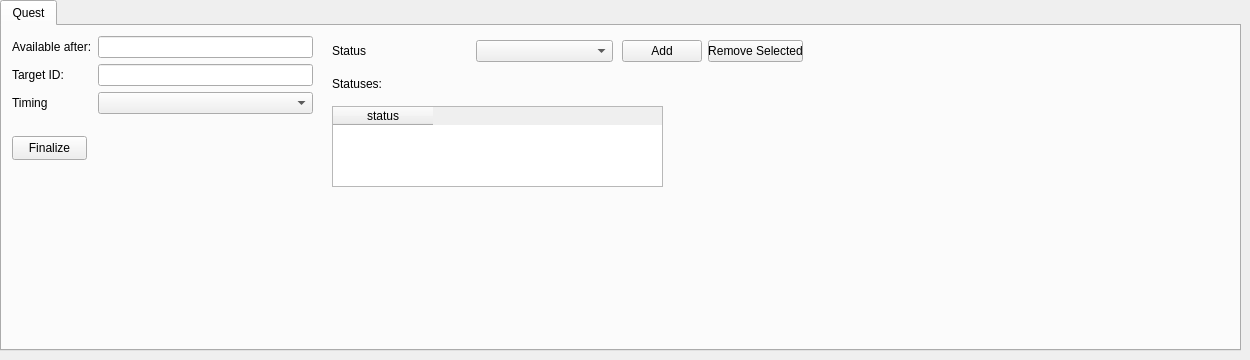
    <widget class="QWidget" name="tab_17">
     <attribute name="title">
      <string>Any</string>
     </attribute>
     <widget class="QTabWidget" name="tabWidget_8">
      <property name="geometry">
       <rect>
        <x>0</x>
        <y>0</y>
        <width>1241</width>
        <height>351</height>
       </rect>
      </property>
      <property name="currentIndex">
       <number>0</number>
      </property>
      <widget class="QWidget" name="tab_33">
       <attribute name="title">
        <string>Quest</string>
       </attribute>
       <widget class="QWidget" name="gridLayoutWidget_30">
        <property name="geometry">
         <rect>
          <x>10</x>
          <y>10</y>
          <width>301</width>
          <height>80</height>
         </rect>
        </property>
        <layout class="QGridLayout" name="gridLayout_21">
         <item row="1" column="0">
          <widget class="QLabel" name="label_76">
           <property name="text">
            <string>Target ID:</string>
           </property>
          </widget>
         </item>
         <item row="0" column="1">
          <widget class="QLineEdit" name="fld_avail_qs"/>
         </item>
         <item row="1" column="1">
          <widget class="QLineEdit" name="fld_tid_qs"/>
         </item>
         <item row="0" column="0">
          <widget class="QLabel" name="label_75">
           <property name="toolTip">
            <string>&lt;html&gt;&lt;head/&gt;&lt;body&gt;&lt;p&gt;Minutes that must have passed since completing the quest target for this quest to become available&lt;/p&gt;&lt;/body&gt;&lt;/html&gt;</string>
           </property>
           <property name="text">
            <string>Available after:</string>
           </property>
          </widget>
         </item>
         <item row="2" column="0">
          <widget class="QLabel" name="label_47">
           <property name="text">
            <string>Timing</string>
           </property>
          </widget>
         </item>
         <item row="2" column="1">
          <widget class="QComboBox" name="box_timing_qs"/>
         </item>
        </layout>
       </widget>
       <widget class="QPushButton" name="pb_finalize_qs">
        <property name="geometry">
         <rect>
          <x>10</x>
          <y>110</y>
          <width>75</width>
          <height>24</height>
         </rect>
        </property>
        <property name="text">
         <string>Finalize</string>
        </property>
       </widget>
       <widget class="QLabel" name="label_77">
        <property name="geometry">
         <rect>
          <x>330</x>
          <y>50</y>
          <width>49</width>
          <height>16</height>
         </rect>
        </property>
        <property name="text">
         <string>Statuses:</string>
        </property>
       </widget>
       <widget class="QWidget" name="gridLayoutWidget_31">
        <property name="geometry">
         <rect>
          <x>330</x>
          <y>10</y>
          <width>281</width>
          <height>31</height>
         </rect>
        </property>
        <layout class="QGridLayout" name="gridLayout_22">
         <item row="0" column="1">
          <widget class="QComboBox" name="box_status_qs"/>
         </item>
         <item row="0" column="0">
          <widget class="QLabel" name="label_78">
           <property name="text">
            <string>Status</string>
           </property>
          </widget>
         </item>
        </layout>
       </widget>
       <widget class="QTableWidget" name="tb_status_qs">
        <property name="geometry">
         <rect>
          <x>330</x>
          <y>80</y>
          <width>331</width>
          <height>81</height>
         </rect>
        </property>
        <property name="selectionBehavior">
         <enum>QAbstractItemView::SelectRows</enum>
        </property>
        <column>
         <property name="text">
          <string>status</string>
         </property>
        </column>
       </widget>
       <widget class="QWidget" name="gridLayoutWidget_32">
        <property name="geometry">
         <rect>
          <x>620</x>
          <y>10</y>
          <width>181</width>
          <height>31</height>
         </rect>
        </property>
        <layout class="QGridLayout" name="gridLayout_23">
         <item row="0" column="0">
          <widget class="QPushButton" name="pb_addstatus_qs">
           <property name="text">
            <string>Add</string>
           </property>
          </widget>
         </item>
         <item row="0" column="1">
          <widget class="QPushButton" name="pb_remstatus_qs">
           <property name="text">
            <string>Remove Selected</string>
           </property>
          </widget>
         </item>
        </layout>
       </widget>
      </widget>
     </widget>
    </widget>
